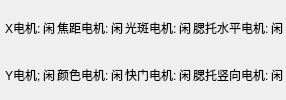
             <widget class="QWidget" name="tab_7">
              <attribute name="title">
               <string>电机状态</string>
              </attribute>
              <layout class="QGridLayout" name="gridLayout_2">
               <property name="leftMargin">
                <number>5</number>
               </property>
               <property name="topMargin">
                <number>5</number>
               </property>
               <property name="rightMargin">
                <number>3</number>
               </property>
               <property name="bottomMargin">
                <number>3</number>
               </property>
               <property name="spacing">
                <number>2</number>
               </property>
               <item row="0" column="0">
                <widget class="QLabel" name="label_47">
                 <property name="text">
                  <string>X电机:</string>
                 </property>
                </widget>
               </item>
               <item row="0" column="1">
                <widget class="QLabel" name="label_stateX">
                 <property name="text">
                  <string>闲</string>
                 </property>
                </widget>
               </item>
               <item row="0" column="2">
                <widget class="QLabel" name="label_48">
                 <property name="text">
                  <string>焦距电机:</string>
                 </property>
                </widget>
               </item>
               <item row="0" column="3">
                <widget class="QLabel" name="label_stateFocus">
                 <property name="text">
                  <string>闲</string>
                 </property>
                </widget>
               </item>
               <item row="0" column="4">
                <widget class="QLabel" name="label_51">
                 <property name="text">
                  <string>光斑电机:</string>
                 </property>
                </widget>
               </item>
               <item row="0" column="5">
                <widget class="QLabel" name="label_stateSpot">
                 <property name="text">
                  <string>闲</string>
                 </property>
                </widget>
               </item>
               <item row="0" column="6">
                <widget class="QLabel" name="label_53">
                 <property name="text">
                  <string>腮托水平电机:</string>
                 </property>
                </widget>
               </item>
               <item row="0" column="7">
                <widget class="QLabel" name="label_stateChinHoz">
                 <property name="text">
                  <string>闲</string>
                 </property>
                </widget>
               </item>
               <item row="1" column="0">
                <widget class="QLabel" name="label_57">
                 <property name="text">
                  <string>Y电机;</string>
                 </property>
                </widget>
               </item>
               <item row="1" column="1">
                <widget class="QLabel" name="label_stateY">
                 <property name="text">
                  <string>闲</string>
                 </property>
                </widget>
               </item>
               <item row="1" column="2">
                <widget class="QLabel" name="label_61">
                 <property name="text">
                  <string>颜色电机:</string>
                 </property>
                </widget>
               </item>
               <item row="1" column="3">
                <widget class="QLabel" name="label_stateColor">
                 <property name="text">
                  <string>闲</string>
                 </property>
                </widget>
               </item>
               <item row="1" column="4">
                <widget class="QLabel" name="label_55">
                 <property name="text">
                  <string>快门电机:</string>
                 </property>
                </widget>
               </item>
               <item row="1" column="5">
                <widget class="QLabel" name="label_stateShutter">
                 <property name="text">
                  <string>闲</string>
                 </property>
                </widget>
               </item>
               <item row="1" column="6">
                <widget class="QLabel" name="label_59">
                 <property name="text">
                  <string>腮托竖向电机:</string>
                 </property>
                </widget>
               </item>
               <item row="1" column="7">
                <widget class="QLabel" name="label_stateChinVert">
                 <property name="text">
                  <string>闲</string>
                 </property>
                </widget>
               </item>
              </layout>
             </widget>
